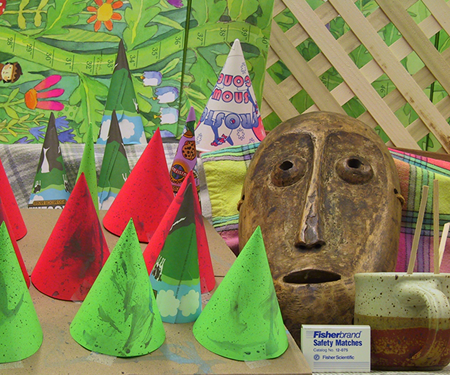
//> input picture Data/Motorcycle-perfect/im2.png, 450 x 375 px, given in place of im0.png, which was not available
$ ./sad   (built with g++ and OpenCV 4)
//> lines starting //> are read from the running program, lines starting //| are printed output that depends on the picture; pictures that were not available may be replaced by others from this repository, and a replacement may not be noted
#include <iostream>
#include <opencv2/core/core.hpp>
#include <opencv2/highgui/highgui.hpp>
#include <opencv2/features2d.hpp>
#include <opencv2/calib3d.hpp>
#include <opencv2/imgproc.hpp>
#include <fstream>
#include <set>
#include "utils.cpp"

struct StereoCalibrationParams {
    double fx = 3997.684;
    double fy = 3997.684;        // Assuming square pixels
    double cxL = 1176.728;
    double cy = 1011.728;
    double cxR = 1307.839;

    // Distortion (assumed zero for now)
    cv::Mat distCoeffs1 = cv::Mat::zeros(5, 1, CV_64F);
    cv::Mat distCoeffs2 = cv::Mat::zeros(5, 1, CV_64F);
};


// Clamp utility
template <typename T>
T clampValue(T val, T low, T high) {
    return std::min(std::max(val, low), high);
}

// Bilinear remapping implementation
void remapBilinear(const cv::Mat& src, cv::Mat& dst, const cv::Mat& mapX, const cv::Mat& mapY) {
    dst.create(mapX.size(), src.type());
    int rows = mapX.rows, cols = mapX.cols, channels = src.channels();

    for (int y = 0; y < rows; ++y) {
        for (int x = 0; x < cols; ++x) {
            float fx = mapX.at<float>(y, x);
            float fy = mapY.at<float>(y, x);

            int x0 = static_cast<int>(std::floor(fx));
            int y0 = static_cast<int>(std::floor(fy));
            int x1 = x0 + 1, y1 = y0 + 1;
            float dx = fx - x0, dy = fy - y0;

            for (int c = 0; c < channels; ++c) {
                float I00 = 0, I10 = 0, I01 = 0, I11 = 0;
                if (x0 >= 0 && y0 >= 0 && x0 < src.cols && y0 < src.rows)
                    I00 = src.at<cv::Vec3b>(y0, x0)[c];
                if (x1 >= 0 && y0 >= 0 && x1 < src.cols && y0 < src.rows)
                    I10 = src.at<cv::Vec3b>(y0, x1)[c];
                if (x0 >= 0 && y1 >= 0 && x0 < src.cols && y1 < src.rows)
                    I01 = src.at<cv::Vec3b>(y1, x0)[c];
                if (x1 >= 0 && y1 >= 0 && x1 < src.cols && y1 < src.rows)
                    I11 = src.at<cv::Vec3b>(y1, x1)[c];

                float interpolated =
                    (1 - dx) * (1 - dy) * I00 +
                    dx * (1 - dy) * I10 +
                    (1 - dx) * dy * I01 +
                    dx * dy * I11;

                interpolated = clampValue(interpolated, 0.0f, 255.0f);
                dst.at<cv::Vec3b>(y, x)[c] = static_cast<uchar>(interpolated + 0.5f);
            }
        }
    }
}

// Undistort and rectify mapping computation
void computeRectificationMap(
    const cv::Mat& K, const cv::Mat& R, const cv::Mat& P,
    const cv::Size& imageSize, cv::Mat& mapX, cv::Mat& mapY)
{
    mapX.create(imageSize, CV_32FC1);
    mapY.create(imageSize, CV_32FC1);
    cv::Mat Kinv = K.inv();

    for (int y = 0; y < imageSize.height; ++y) {
        for (int x = 0; x < imageSize.width; ++x) {
            cv::Mat pt = (cv::Mat_<double>(3, 1) << x, y, 1.0);
            cv::Mat norm = Kinv * pt;
            cv::Mat rect = R * norm;

            double X = rect.at<double>(0);
            double Y = rect.at<double>(1);
            double Z = rect.at<double>(2);

            double u = P.at<double>(0, 0) * X + P.at<double>(0, 1) * Y + P.at<double>(0, 2) * Z;
            double v = P.at<double>(1, 0) * X + P.at<double>(1, 1) * Y + P.at<double>(1, 2) * Z;
            double w = P.at<double>(2, 0) * X + P.at<double>(2, 1) * Y + P.at<double>(2, 2) * Z;

            mapX.at<float>(y, x) = static_cast<float>(u / w);
            mapY.at<float>(y, x) = static_cast<float>(v / w);
        }
    }
}

// Stereo rectification computation
void computeStereoRectification(
    const cv::Mat& K1, const cv::Mat& D1,
    const cv::Mat& K2, const cv::Mat& D2,
    const cv::Size& imageSize,
    const cv::Mat& R, const cv::Mat& T,
    cv::Mat& R1, cv::Mat& R2,
    cv::Mat& P1, cv::Mat& P2,
    cv::Mat& Q)
{
    cv::Mat c2 = -R.t() * T;
    cv::Mat v = c2 / cv::norm(c2);
    cv::Mat tmp = (cv::Mat_<double>(3, 1) << 0, 1, 0);
    if (std::abs(v.dot(tmp)) > 0.9)
        tmp = (cv::Mat_<double>(3, 1) << 1, 0, 0);

    cv::Mat x = v;
    cv::Mat y = tmp - x * (x.dot(tmp));
    y /= cv::norm(y);
    cv::Mat z = x.cross(y);
    cv::Mat Rrect(3, 3, CV_64F);
    for (int i = 0; i < 3; ++i) {
        Rrect.at<double>(0, i) = x.at<double>(i);
        Rrect.at<double>(1, i) = y.at<double>(i);
        Rrect.at<double>(2, i) = z.at<double>(i);
    }

    R1 = Rrect;
    R2 = Rrect * R;

    cv::Mat K1_new = cv::getOptimalNewCameraMatrix(K1, D1, imageSize, 0, imageSize);
    cv::Mat K2_new = cv::getOptimalNewCameraMatrix(K2, D2, imageSize, 0, imageSize);

    double fx = (K1_new.at<double>(0, 0) + K2_new.at<double>(0, 0)) / 2.0;
    double fy = (K1_new.at<double>(1, 1) + K2_new.at<double>(1, 1)) / 2.0;
    double cx1 = K1_new.at<double>(0, 2);
    double cy1 = K1_new.at<double>(1, 2);
    double cx2 = K2_new.at<double>(0, 2);
    double cy2 = K2_new.at<double>(1, 2);

    cv::Mat T_new = Rrect * T;
    double Tx = std::abs(T_new.at<double>(0, 0));

    P1 = (cv::Mat_<double>(3, 4) << fx, 0, cx1, 0, 0, fy, cy1, 0, 0, 0, 1, 0);
    P2 = (cv::Mat_<double>(3, 4) << fx, 0, cx2, -fx * Tx, 0, fy, cy2, 0, 0, 0, 1, 0);

    Q = (cv::Mat_<double>(4, 4) <<
        1, 0, 0, -cx1,
        0, 1, 0, -cy1,
        0, 0, 0, fx,
        0, 0, 1.0 / Tx, -(cx1 - cx2) / Tx);
}


cv::Mat estimateFundamentalMatrix(const std::vector<cv::Point2f>& pts1,
    const std::vector<cv::Point2f>& pts2);


cv::Mat estimateFundamentalMatrixRANSAC(
    const std::vector<cv::Point2f>& pts1,
    const std::vector<cv::Point2f>& pts2,
    std::vector<uchar>& inlierMask,
    int iterations = 2000,
    float threshold = 1.0f)
{
    CV_Assert(pts1.size() == pts2.size() && pts1.size() >= 8);

    int N = pts1.size();
    cv::RNG rng;
    int bestInliers = 0;
    cv::Mat bestF;
    std::vector<uchar> bestMask;

    for (int it = 0; it < iterations; ++it) {
        // 1. Sample 8 unique indices
        std::set<int> indices;
        while (indices.size() < 8)
            indices.insert(rng.uniform(0, N));

        std::vector<cv::Point2f> sample1, sample2;
        for (int idx : indices) {
            sample1.push_back(pts1[idx]);
            sample2.push_back(pts2[idx]);
        }

        // 2. Estimate F
        cv::Mat F = estimateFundamentalMatrix(sample1, sample2);

        // 3. Count inliers using Sampson error
        std::vector<uchar> mask(N, 0);
        int inlierCount = 0;
        for (int i = 0; i < N; ++i) {
            const auto& p1 = pts1[i];
            const auto& p2 = pts2[i];
            cv::Mat x1 = (cv::Mat_<double>(3, 1) << p1.x, p1.y, 1.0);
            cv::Mat x2 = (cv::Mat_<double>(3, 1) << p2.x, p2.y, 1.0);

            cv::Mat Fx1 = F * x1;
            cv::Mat Ftx2 = F.t() * x2;
            double x2tFx1 = x2.dot(Fx1);

            double d = x2tFx1 * x2tFx1;
            double denom = Fx1.at<double>(0) * Fx1.at<double>(0) +
                Fx1.at<double>(1) * Fx1.at<double>(1) +
                Ftx2.at<double>(0) * Ftx2.at<double>(0) +
                Ftx2.at<double>(1) * Ftx2.at<double>(1);

            double err = d / denom;
            if (err < threshold) {
                mask[i] = 1;
                ++inlierCount;
            }
        }

        // 4. Keep best F
        if (inlierCount > bestInliers) {
            bestInliers = inlierCount;
            bestF = F.clone();
            bestMask = mask;
        }
    }

    // 5. Re-estimate F using all inliers
    std::vector<cv::Point2f> inliers1, inliers2;
    for (int i = 0; i < N; ++i) {
        if (bestMask[i]) {
            inliers1.push_back(pts1[i]);
            inliers2.push_back(pts2[i]);
        }
    }

    inlierMask = bestMask;
    return estimateFundamentalMatrix(inliers1, inliers2);
}


void normalizePoints(const std::vector<cv::Point2f>& pts,
    std::vector<cv::Point2f>& normPts,
    cv::Mat& T) {
    cv::Point2f centroid(0, 0);
    for (const auto& pt : pts) centroid += pt;
    centroid *= 1.0f / pts.size();

    double scale = 0;
    for (const auto& pt : pts) scale += cv::norm(pt - centroid);
    scale = std::sqrt(2.0) * pts.size() / scale;

    T = (cv::Mat_<double>(3, 3) <<
        scale, 0, -scale * centroid.x,
        0, scale, -scale * centroid.y,
        0, 0, 1);

    normPts.clear();
    for (const auto& pt : pts) {
        cv::Mat p = (cv::Mat_<double>(3, 1) << pt.x, pt.y, 1);
        cv::Mat pNorm = T * p;
        normPts.emplace_back(pNorm.at<double>(0) / pNorm.at<double>(2),
            pNorm.at<double>(1) / pNorm.at<double>(2));
    }
}


cv::Mat estimateFundamentalMatrix(const std::vector<cv::Point2f>& pts1, const std::vector<cv::Point2f>& pts2) {
    CV_Assert(pts1.size() == pts2.size() && pts1.size() >= 8);

    std::vector<cv::Point2f> norm1, norm2;
    cv::Mat T1, T2;
    normalizePoints(pts1, norm1, T1);
    normalizePoints(pts2, norm2, T2);

    cv::Mat A(pts1.size(), 9, CV_64F);
    for (size_t i = 0; i < pts1.size(); ++i) {
        double x1 = norm1[i].x, y1 = norm1[i].y;
        double x2 = norm2[i].x, y2 = norm2[i].y;

        A.at<double>(i, 0) = x2 * x1;
        A.at<double>(i, 1) = x2 * y1;
        A.at<double>(i, 2) = x2;
        A.at<double>(i, 3) = y2 * x1;
        A.at<double>(i, 4) = y2 * y1;
        A.at<double>(i, 5) = y2;
        A.at<double>(i, 6) = x1;
        A.at<double>(i, 7) = y1;
        A.at<double>(i, 8) = 1.0;
    }

    cv::Mat u, s, vt;
    cv::SVD::compute(A, s, u, vt);
    cv::Mat F = vt.row(vt.rows - 1).reshape(0, 3);


    // Enforce rank 2
    cv::SVD::compute(F, s, u, vt);
    s.at<double>(2) = 0;
    F = u * cv::Mat::diag(s) * vt;

    // Denormalize
    F = T2.t() * F * T1;

    return F;
}

cv::Mat recoverPoseCustom(const cv::Mat& E,
    const std::vector<cv::Point2f>& pts1,
    const std::vector<cv::Point2f>& pts2,
    const cv::Mat& K,
    cv::Mat& R,
    cv::Mat& t) {
    cv::Mat U, S, Vt;
    cv::SVD::compute(E, S, U, Vt);

    if (cv::determinant(U) < 0) U *= -1;
    if (cv::determinant(Vt) < 0) Vt *= -1;

    cv::Mat W = (cv::Mat_<double>(3, 3) <<
        0, -1, 0,
        1, 0, 0,
        0, 0, 1);

    cv::Mat R1 = U * W * Vt;
    cv::Mat R2 = U * W.t() * Vt;
    cv::Mat t1 = U.col(2);
    cv::Mat t2 = -U.col(2);

    std::vector<cv::Mat> R_vec{ R1, R1, R2, R2 };
    std::vector<cv::Mat> t_vec{ t1, t2, t1, t2 };

    int max_positive = -1;
    for (int i = 0; i < 4; ++i) {
        cv::Mat Rt1 = cv::Mat::eye(3, 4, CV_64F);
        cv::Mat Rt2(3, 4, CV_64F);
        R_vec[i].copyTo(Rt2(cv::Rect(0, 0, 3, 3)));
        t_vec[i].copyTo(Rt2(cv::Rect(3, 0, 1, 3)));

        cv::Mat P1 = K * Rt1;
        cv::Mat P2 = K * Rt2;

        cv::Mat pts4D;
        cv::triangulatePoints(P1, P2, pts1, pts2, pts4D);

        int count_positive = 0;
        for (int c = 0; c < pts4D.cols; ++c) {
            cv::Mat pt = pts4D.col(c);
            pt /= pt.at<float>(3);
            //if (pt.at<float>(2) > 0) count_positive++;
            cv::Mat pt4D = pts4D.col(c); // Homogeneous [X Y Z W]
            pt4D /= pt4D.at<float>(3);   // Normalize to [x y z 1]
            cv::Mat pt3D = pt4D.rowRange(0, 3); // Take [x y z]

            float z1 = pt3D.at<float>(2); // depth in first camera (should be > 0)

            // project to second camera: R * pt + t
            //cv::Mat pt2 = R_vec[i] * pt3D + t_vec[i];
            cv::Mat pt3D_double;
            pt3D.convertTo(pt3D_double, CV_64F);
            cv::Mat pt2 = R_vec[i] * pt3D_double + t_vec[i];

            float z2 = pt2.at<float>(2); // depth in second camera

            if (z1 > 0 && z2 > 0)
                count_positive++;
        }

        if (count_positive > max_positive) {
            max_positive = count_positive;
            R = R_vec[i];
            t = t_vec[i];
        }
    }

    return cv::Mat(); // not returning triangulated points
}


const bool USE_GRAYSCALE = false;

int main(int argc, const char* argv[])
{

    std::string outputName = std::string("../outputs/") + (USE_GRAYSCALE ? "grayscale_" : "rgb_");
    // Load data
    cv::Mat imgL = cv::imread("../Data/Motorcycle-perfect/im0.png", cv::IMREAD_COLOR);
//> imgL is the input picture: 375 rows x 450 cols, CV_8UC3; mean B, G, R 82.3, 130.2, 132.6
    cv::Mat imgR = cv::imread("../Data/Motorcycle-perfect/im1.png", cv::IMREAD_COLOR);
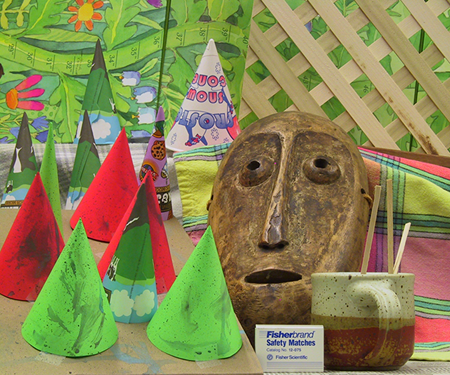
//> input picture Data/Motorcycle-perfect/im6.png, 450 x 375 px, given in place of im1.png, which was not available
//> imgR is the input picture: 375 rows x 450 cols, CV_8UC3; mean B, G, R 83.6, 133.3, 137.4

    if (USE_GRAYSCALE) {
        cv::cvtColor(imgL, imgL, cv::COLOR_BGR2GRAY);
        cv::cvtColor(imgR, imgR, cv::COLOR_BGR2GRAY);
    }


    StereoCalibrationParams calib;

    double fx = calib.fx;
    double fy = calib.fy;
    double cxL = calib.cxL;
    double cxR = calib.cxR;
    double cy = calib.cy;


    // Q matrix based on calib.txt
    cv::Mat Q;

    // hard-coded from the calib file
    cv::Mat K1 = (cv::Mat_<double>(3, 3) << fx, 0, cxL,
        0, fx, cy,
        0, 0, 1);
    cv::Mat K2 = (cv::Mat_<double>(3, 3) << fx, 0, cxR,
        0, fx, cy,
        0, 0, 1);

    // detect & match features on the original images
    cv::Ptr<cv::SIFT> siftRaw = cv::SIFT::create();
    std::vector<cv::KeyPoint> kptsL_raw, kptsR_raw;
    cv::Mat descL_raw, descR_raw;
    siftRaw->detectAndCompute(imgL, cv::noArray(), kptsL_raw, descL_raw);
//> kptsL_raw = 1253 keypoints; strongest (x, y, size): (4, 81, 1.9), (45, 150, 2.3), (396, 277, 2.3), (243, 198, 2.6)
    siftRaw->detectAndCompute(imgR, cv::noArray(), kptsR_raw, descR_raw);
//> kptsR_raw = 1197 keypoints; strongest (x, y, size): (407, 226, 4.3), (212, 198, 2), (257, 326, 2.3), (18, 150, 2.1)

    // match descriptors with Brute-Force(BF)-Matcher
    cv::Ptr<cv::BFMatcher> matcher_raw = cv::BFMatcher::create(cv::NORM_L2, false);
    std::vector<std::vector<cv::DMatch>> knnMatches_raw;
    matcher_raw->knnMatch(descL_raw, descR_raw, knnMatches_raw, 2);
//> knnMatches_raw = 1253 matches

    const float ratioThresh = 0.25f;
    const float maxDescriptorDist = 70.0f;

    std::vector<cv::DMatch> goodMatches_raw;
    for (const auto& m : knnMatches_raw) {
        if (m.size() < 2) continue;
        if (m[0].distance < ratioThresh * m[1].distance && m[0].distance < maxDescriptorDist) {
            goodMatches_raw.push_back(m[0]);
        }
    }
//> after the loop, goodMatches_raw = 221 matches

    std::vector<cv::Point2f> ptsL, ptsR;
    for (const auto& m : goodMatches_raw) {
        ptsL.push_back(kptsL_raw[m.queryIdx].pt);
        ptsR.push_back(kptsR_raw[m.trainIdx].pt);
    }
//> after the loop, ptsL = 221 Points (x, y), first 12: [25.92, 111.7], [33.31, 91.82], [33.31, 91.82], [40.24, 39.19], [44.74, 68.85], [45.19, 150.2], [48.51, 48.87], [52.59, 42.52], [61.01, 84.13], [61.01, 84.13], [62.56, 48.54], [63.05, 26.87]; ptsR = 221 Points (x, y), first 12: [6.82, 111.6], [14.29, 91.69], [14.29, 91.69], [22.07, 39.15], [25.93, 68.78], [17.66, 150.1], [29.65, 48.78], [33.92, 42.45], [41.72, 84], [41.72, 84], [43.6, 48.47], [44.58, 26.8]

    cv::Mat F;
    std::vector<cv::Point2f> inliersL, inliersR;

    //F = estimateFundamentalMatrix(inliersL, inliersR);
    std::vector<uchar> inlierMask;
    F = estimateFundamentalMatrixRANSAC(ptsL, ptsR, inlierMask);
//> in estimateFundamentalMatrixRANSAC, `int N = pts1.size();`: N = 221
//> the loop in estimateFundamentalMatrixRANSAC, `for (int it = 0; it < iterations; ++it)` made 2000 passes
//> (inlierCount, bestInliers) on passes 1, 2, 8, 18, 22: (100, 100), (123, 123), (152, 152), (173, 173), (221, 221)
//> inlierCount on passes 3, 4, 5, 6, 7, 9: 116, 20, 93, 57, 93, 61
//> after the loop in estimateFundamentalMatrixRANSAC, `for (int it = 0; it < iterations; ++it)`: bestF = [[-8.63e-09, 5.4e-06, -0.0011], [-5.3e-06, 3.91e-07, -0.00553], [0.00108, 0.00554, -0.0152]]; bestMask = 221 values from 1 to 1
//> after the loop in estimateFundamentalMatrixRANSAC, `for (int i = 0; i < N; ++i)`: inliers1 has the same summary as ptsL outside estimateFundamentalMatrixRANSAC; inliers2 has the same summary as ptsR outside estimateFundamentalMatrixRANSAC
//> F = [[-1.83e-11, 4.54e-07, -0.000127], [-4.24e-07, 1.73e-08, 0.00743], [0.000119, -0.00743, -0.000783]]; inlierMask = 221 values from 1 to 1
    inliersL.clear();
    inliersR.clear();
    for (int i = 0; i < ptsL.size(); ++i) {
        if (!inlierMask[i]) continue;

        const cv::Point2f& pt1 = ptsL[i];
        const cv::Point2f& pt2 = ptsR[i];

        cv::Mat x1 = (cv::Mat_<double>(3, 1) << pt1.x, pt1.y, 1.0);
        cv::Mat l2 = F * x1;  // epipolar line in right image: ax + by + c = 0

        double a = l2.at<double>(0);
        double b = l2.at<double>(1);
        double c = l2.at<double>(2);

        double dist = std::abs(a * pt2.x + b * pt2.y + c) / std::sqrt(a * a + b * b);

        // ✅ Filter outliers using epipolar distance threshold
        if (dist < 1.5) { // you can tune this value
            inliersL.push_back(pt1);
            inliersR.push_back(pt2);
        }
    }
//> this loop made 221 passes
//> (pt2, x1, a, b, c, dist) on passes 1 to 9: (Point(6.82, 111.6), [25.92, 111.7, 1], -7.67e-05, 0.00742, -0.828, 0.0309), (Point(14.29, 91.69), [33.31, 91.82, 1], -8.57e-05, 0.00742, -0.679, 0.0158), (Point(14.29, 91.69), [33.31, 91.82, 1], -8.57e-05, 0.00742, -0.679, 0.0158), (Point(22.07, 39.15), [40.24, 39.19, 1], -0.00011, 0.00742, -0.287, 0.0929), (Point(25.93, 68.78), [44.74, 68.85, 1], -9.61e-05, 0.00741, -0.507, 0.0445), (Point(17.66, 150.1), [45.19, 150.2, 1], -5.92e-05, 0.00742, -1.11, 0.0474), (Point(29.65, 48.78), [48.51, 48.87, 1], -0.000105, 0.00741, -0.358, 0.0415), (Point(33.92, 42.45), [52.59, 42.52, 1], -0.000108, 0.00741, -0.311, 0.0545), (Point(41.72, 84), [61.01, 84.13, 1], -8.92e-05, 0.00741, -0.619, 0.0292)
//> (pt2, x1, l2, a) on pass 78: (Point(168.3, 8.42), [189.1, 8.43, 1], [-0.000124, 0.00735, -0.0409], -0.000124)


    cv::Mat E = K2.t() * F * K1;
    cv::Mat R, T;
    recoverPoseCustom(E, inliersL, inliersR, K1, R, T);


    cv::Mat distCoeffs1 = cv::Mat::zeros(5, 1, CV_64F);
    cv::Mat distCoeffs2 = cv::Mat::zeros(5, 1, CV_64F);
    cv::Mat R1, R2, P1, P2;
    cv::Size imageSize = imgL.size();


    computeStereoRectification(
        K1, distCoeffs1,
        K2, distCoeffs2,
        imageSize, R, T,
        R1, R2, P1, P2, Q);


    cv::Mat imgLRect, imgRRect;
    cv::Mat map1x, map1y, map2x, map2y;


    computeRectificationMap(K1, R1, P1, imageSize, map1x, map1y);
//> after the loop in computeRectificationMap, `for (int y = 0; y < imageSize.height; ++y)`:
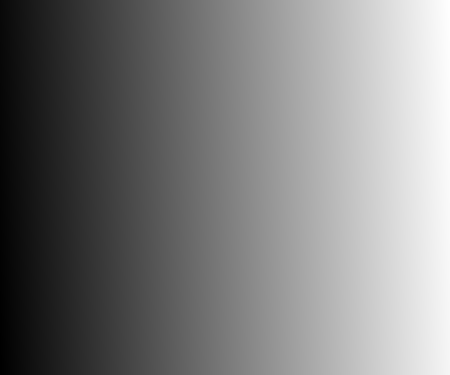
//> mapX: 375 rows x 450 cols, CV_32FC1; min 1016.5, max 1457.8, mean 1235.2; drawn with min black and max white
//> after the loop in computeRectificationMap, `for (int y = 0; y < imageSize.height; ++y)`:
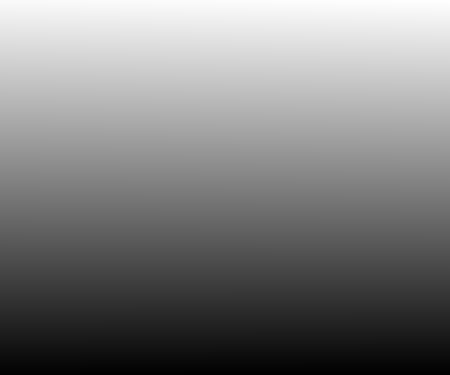
//> mapY: 375 rows x 450 cols, CV_32FC1; min 1629.4, max 1997.6, mean 1812.3; drawn with min black and max white
    computeRectificationMap(K2, R2, P2, imageSize, map2x, map2y);


    std::cout << "map1x.at<float>(0,0): " << map1x.at<float>(0, 0) << std::endl;
//| map1x.at<float>(0,0): 1032.09
    std::cout << "map1y.at<float>(0,0): " << map1y.at<float>(0, 0) << std::endl;
//| map1y.at<float>(0,0): 1990.53


    remapBilinear(imgL, imgLRect, map1x, map1y);
//> after the loop in remapBilinear, `for (int y = 0; y < rows; ++y)`: dst: 375 rows x 450 cols, CV_8UC3; every value is 0
    remapBilinear(imgR, imgRRect, map2x, map2y);


    cv::imwrite(outputName + "rectified_left.jpg", imgLRect);
    cv::imwrite(outputName + "rectified_right.jpg", imgRRect);

    // detect key-points & descriptors, basically as before but on the rectified images
    cv::Ptr<cv::SIFT> sift = cv::SIFT::create();
    std::vector<cv::KeyPoint> kptsL, kptsR;
    cv::Mat descL, descR;
    sift->detectAndCompute(imgLRect, cv::noArray(), kptsL, descL);
    sift->detectAndCompute(imgRRect, cv::noArray(), kptsR, descR);

    // draw SIFT keypoints on the images
    cv::Mat imgKeypointsL, imgKeypointsR;
    cv::drawKeypoints(imgLRect, kptsL, imgKeypointsL, cv::Scalar::all(-1), cv::DrawMatchesFlags::DRAW_RICH_KEYPOINTS);
    cv::drawKeypoints(imgRRect, kptsR, imgKeypointsR, cv::Scalar::all(-1), cv::DrawMatchesFlags::DRAW_RICH_KEYPOINTS);

    // record sift results
    cv::imwrite(outputName + "keypoints_left.jpg", imgKeypointsL);
    cv::imwrite(outputName + "keypoints_right.jpg", imgKeypointsR);

    // match descriptors with Brute-Force(BF)-Matcher, again just as before but on rectified
    cv::Ptr<cv::BFMatcher> matcher = cv::BFMatcher::create(cv::NORM_L2, false);
    std::vector< std::vector<cv::DMatch> > knnMatches;
    matcher->knnMatch(descL, descR, knnMatches, 2);

    std::vector<cv::DMatch> goodMatches;
    for (const auto& m : knnMatches)
        if (m[0].distance < ratioThresh * m[1].distance)
            goodMatches.push_back(m[0]);
//> this loop made 0 passes

    // draw matches
    cv::Mat imgMatches;
    cv::drawMatches(imgLRect, kptsL, imgRRect, kptsR,
        goodMatches, imgMatches,
        cv::Scalar::all(-1), cv::Scalar::all(-1),
        std::vector<char>(),
        cv::DrawMatchesFlags::NOT_DRAW_SINGLE_POINTS);
//> imgMatches: 375 rows x 900 cols, CV_8UC3; every value is 0

    // save keypoints matches
    cv::imwrite(outputName + "sift_good_matches.jpg", imgMatches);

    // disparity map calculation
    cv::Mat imgLGray, imgRGray;
    if (USE_GRAYSCALE) {
        imgLGray = imgLRect;
        imgRGray = imgRRect;
    }
    else {
        cv::cvtColor(imgLRect, imgLGray, cv::COLOR_BGR2GRAY);
//> imgLGray: 375 rows x 450 cols, CV_8UC1; every value is 0
        cv::cvtColor(imgRRect, imgRGray, cv::COLOR_BGR2GRAY);
    }

    int minDisparity = -32;
    int maxDisparity = 256;
    int blockSize = 9;

//> (the run ends here: the program needs code that is not available in this run, at `cv::Mat disp = computeDisparitySAD(imgLGray, imgRGray, minDisparity, m..`)
